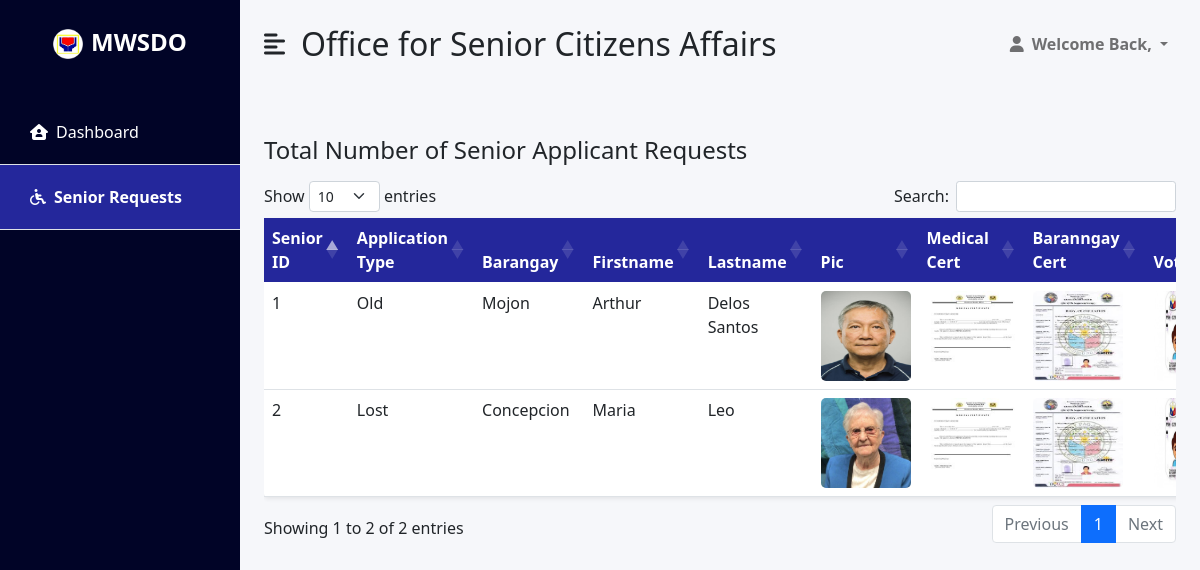
The app's page /senior-requests.php with its own data.
### tables this page shows
CREATE TABLE `senior_info` (
  `senior_id` int(11) NOT NULL,
  `application_status` varchar(15) NOT NULL,
  `ref_code` varchar(30) NOT NULL,
  `reg_type` varchar(10) NOT NULL,
  `blood_type` varchar(10) NOT NULL,
  `fname` varchar(20) NOT NULL,
  `mname` varchar(20) NOT NULL,
  `lname` varchar(20) NOT NULL,
  `dob` date NOT NULL,
  `Age` varchar(10) NOT NULL,
  `mobile_no` varchar(11) NOT NULL,
  `email` varchar(30) NOT NULL,
  `gender` varchar(15) NOT NULL,
  `civil` varchar(20) NOT NULL,
  `region` varchar(25) NOT NULL,
  `province` varchar(20) NOT NULL,
  `city` varchar(20) NOT NULL,
  `barangay` varchar(30) NOT NULL,
  `house_no` varchar(10) NOT NULL,
  `education` varchar(30) NOT NULL,
  `employment_status` varchar(30) NOT NULL,
  `employment_type` varchar(30) NOT NULL,
  `employer_type` varchar(30) NOT NULL,
  `occupation` varchar(30) NOT NULL,
  `company_name` varchar(30) NOT NULL,
  `employer_contact` varchar(30) NOT NULL,
  `philhealth_no` varchar(20) NOT NULL,
  `sss_no` varchar(20) NOT NULL,
  `gsis_no` varchar(20) NOT NULL,
  `spouse_name` varchar(50) NOT NULL,
  `child_no` varchar(10) NOT NULL,
  `formal_pic` varchar(50) NOT NULL,
  `med_cert` varchar(50) NOT NULL,
  `brgy_cert` varchar(50) NOT NULL,
  `voter_id` varchar(50) NOT NULL,
  `remarks` varchar(255) NOT NULL
);

### senior-requests.php (the view, shortened to what this page needs)
<?php
include_once('database/config.php');
?>
<!DOCTYPE html>
<html lang="en">
<head>
    <link href="https://cdn.jsdelivr.net/npm/bootstrap@5.0.0-beta3/dist/css/bootstrap.min.css" rel="stylesheet" />
    <link rel="stylesheet" href="https://cdnjs.cloudflare.com/ajax/libs/font-awesome/6.1.1/css/all.min.css" />
    <link rel='stylesheet' href='https://cdn.datatables.net/1.12.1/css/dataTables.bootstrap5.min.css'>
</head>
<body>
    <div class="d-flex" id="wrapper">
        <div class="sidebar" id="sidebar-wrapper">
            <div class="sidebar-heading text-center py-4 primary-text fs-4 fw-bold text-uppercase"><img class="img me-2" style="max-width: 100%;" width="30px" height="30px" src="assets/img/mswdo-logo.png">MWSDO</div>
            <div class="list-group list-group-flush my-3">
                <li class="">
                    <a href="senior-admin.php" class="list-group-item bg-transparent second-text border-bottom"><i class="fa-solid fa-house-user me-2"></i>Dashboard</a>
                </li>
                <li class="active">
                    <a href="senior-requests.php" class="list-group-item bg-transparent second-text border-bottom fw-bold active"><i class="fa-solid fa-wheelchair me-2"></i>Senior Requests</a>
                </li>
            </div>
        </div>
        <div id="page-content-wrapper">
            <nav class="navbar navbar-expand-lg navbar-light bg-transparent py-4 px-4">
                <div class="d-flex align-items-center">
                    <i class="fas fa-align-left fs-4 me-3" id="menu-toggle"></i>
                    <h2 class="fs-2 m-0">Office for Senior Citizens Affairs</h2>
                </div>
                <div class="collapse navbar-collapse" id="navbarSupportedContent">
                    <ul class="navbar-nav ms-auto mb-2 mb-lg-0">
                        <li class="nav-item dropdown">
                            <a class="nav-link dropdown-toggle second-text fw-bold" href="#" id="navbarDropdown" role="button" data-bs-toggle="dropdown" aria-expanded="false">
                                <i class="fas fa-user me-2"></i>Welcome Back, <?php echo $_SESSION['username'] ?>
                            </a>
                        </li>
                    </ul>
                </div>
            </nav>
            <div class="container-fluid px-4">
                <div class="row my-5">
                    <h3 class="fs-4 mb-3">Total Number of Senior Applicant Requests</h3>
                    <div class="col">
                        <div style="overflow-x:auto;">
                            <table class="table bg-white rounded shadow-sm  table-hover" id="sort">
                                <thead>
                                    <tr class="heading">
                                        <th scope="col">Senior ID</th>
                                        <th scope="col">Application Type</th>
                                        <th scope="col">Barangay</th>
                                        <th scope="col">Firstname</th>
                                        <th scope="col">Lastname</th>
                                        <th scope="col">Pic</th>
                                        <th scope="col">Medical Cert</th>
                                        <th scope="col">Baranngay Cert</th>
                                        <th scope="col">Voter ID</th>
                                    </tr>
                                </thead>
                                <tbody>
                                    <?php
                                    $sql = "select * from senior_info";
                                    $result = mysqli_query($mysqli, $sql);
                                    while ($row = mysqli_fetch_assoc($result)) {
                                    ?>
                                        <tr>
                                            <td><?php echo $row['senior_id'] ?></td>
                                            <td><?php echo $row['reg_type'] ?></td>
                                            <td><?php echo $row['barangay'] ?></td>
                                            <td><?php echo $row['fname'] ?></td>
                                            <td><?php echo $row['lname'] ?></td>
                                            <td><img id="myImg" onclick="showImage(this)" src="assets/uploads/<?php echo $row['formal_pic']; ?>" alt="No Image" height="90px" width="90px"></td>
                                            <td><img id="myImg" onclick="showImage(this)" src="assets/uploads/<?php echo $row['med_cert']; ?>" alt="No Image" height="90px" width="90px"></td>
                                            <td><img id="myImg" onclick="showImage(this)" src="assets/uploads/<?php echo $row['brgy_cert']; ?>" alt="No Image" height="90px" width="90px"></td>
                                            <td><img id="myImg" onclick="showImage(this)" src="assets/uploads/<?php echo $row['voter_id']; ?>" alt="No Image" height="90px" width="90px"></td>
                                        </tr>
                                    <?php }
                                    ?>
                                </tbody>
                            </table>
                        </div>
                    </div>
                </div>
            </div>
        </div>
    </div>
</body>
</html>

### senior-requests.php (style rules this page uses)
:root { --main-bg-color: #009d63; --main-text-color: #009d63; --second-text-color: #bbbec5; --second-bg-color: #c1efde; }
.primary-text { color: white; }
.second-text { color: white; }
#wrapper { overflow-x: hidden; background: #F6F7FA; }
#sidebar-wrapper { min-height: 100vh; margin-left: -15rem; -webkit-transition: margin 0.25s ease-out; -moz-transition: margin 0.25s ease-out; -o-transition: margin 0.25s ease-out; transition: margin 0.25s ease-out; background-color: #010427; }
#sidebar-wrapper .sidebar-heading { padding: 0.875rem 1.25rem; font-size: 1.2rem; }
#sidebar-wrapper .list-group { width: 15rem; }
#page-content-wrapper { min-width: 100vw; }
#menu-toggle { cursor: pointer; }
.list-group-item { border: none; padding: 20px 30px; }
.list-group-item.active { background-color: transparent; color: white; font-weight: bold; border: none; }
@media (min-width: 768px) { #sidebar-wrapper { margin-left: 0; } }
@media (min-width: 768px) { #page-content-wrapper { min-width: 0; width: 100%; } }
li.active { background-color: #24279B; }
li { text-decoration: none; list-style-type: none; }
tr.heading { background: #24279B; color: white; }
#myImg { border-radius: 5px; cursor: pointer; transition: 0.3s; }

### records on screen
senior_info: senior_id "1", reg_type "Old", barangay "Mojon", fname "Arthur", lname "Delos Santos", formal_pic (picture), med_cert (picture), brgy_cert (picture), voter (picture)
senior_info: senior_id "2", reg_type "Lost", barangay "Concepcion", fname "Maria", lname "Leo", formal_pic (picture), med_cert (picture), brgy_cert (picture), voter (picture)
